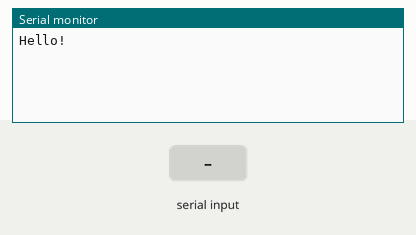
The sketch below on a simulated Arduino Uno, built with avr-gcc and run on an emulated ATmega328P. Parts: the last lines printed to the serial monitor. The inputs (shaded band) are chosen by the test bench.

Above: at 1.2 s.
1.3 s: "1" received over the second serial link
At 2.1 s:
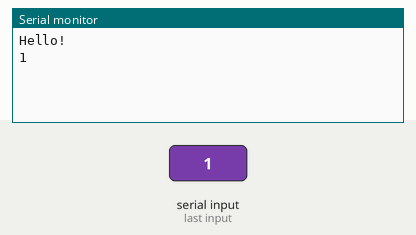
2.8 s: "0" received over the second serial link
At 3.3 s:
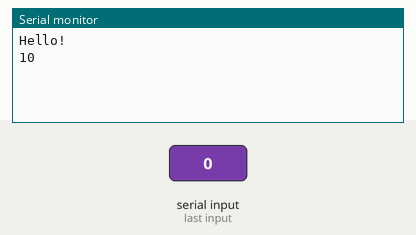

Measured:
- after the input at 1.3 s, the serial monitor: prints a new line at once (image 1)
- after the input at 2.8 s, the serial monitor: prints a new line at once (image 2)

The sketch:

Serial-pipe.ino
```cpp
#include <SoftwareSerial.h>
SoftwareSerial bleSerial(2, 3); // RX, TX
void setup() {
  //initialize serial port for logs
  Serial.begin(9600);
  while (!Serial) {
  }
  Serial.println("Hello!");

  bleSerial.begin(9600);
}
void loop() {
  if (bleSerial.available()) {
     Serial.write(bleSerial.read());
  }

  if (Serial.available()) {
    bleSerial.write(Serial.read());
  }
}
```
